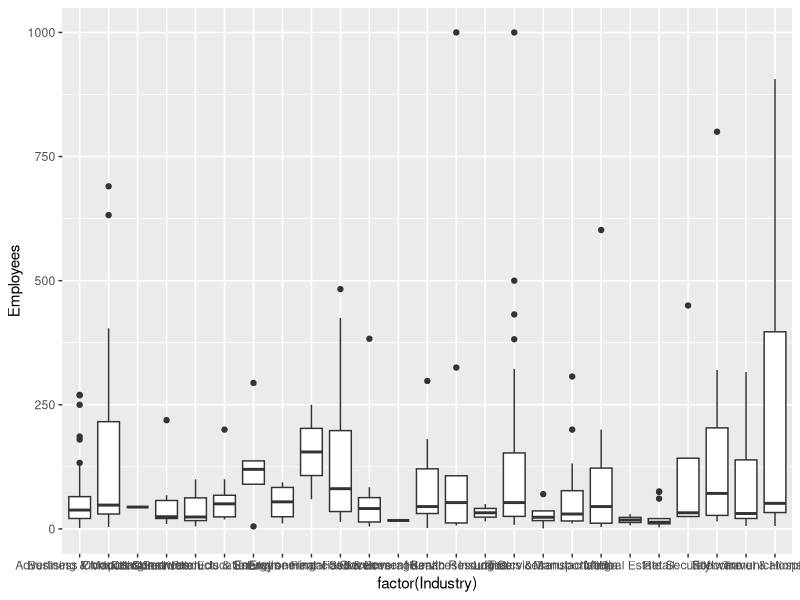
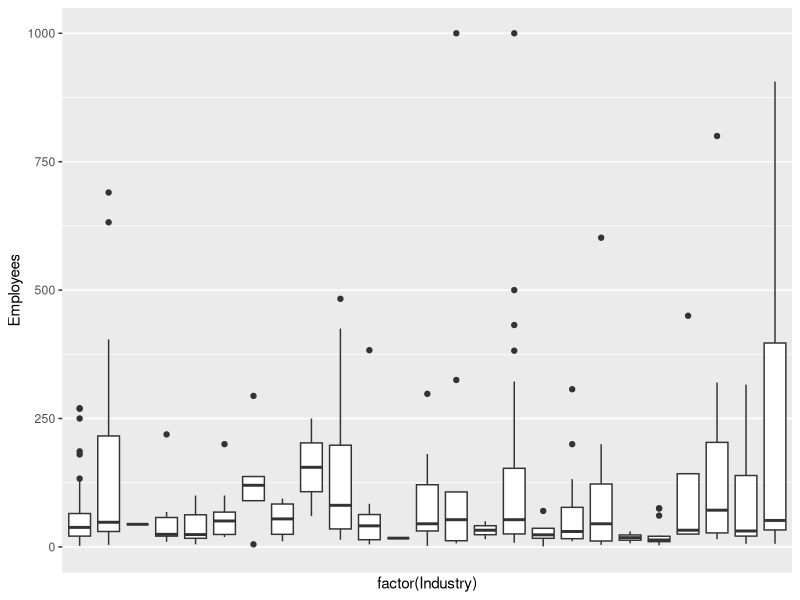
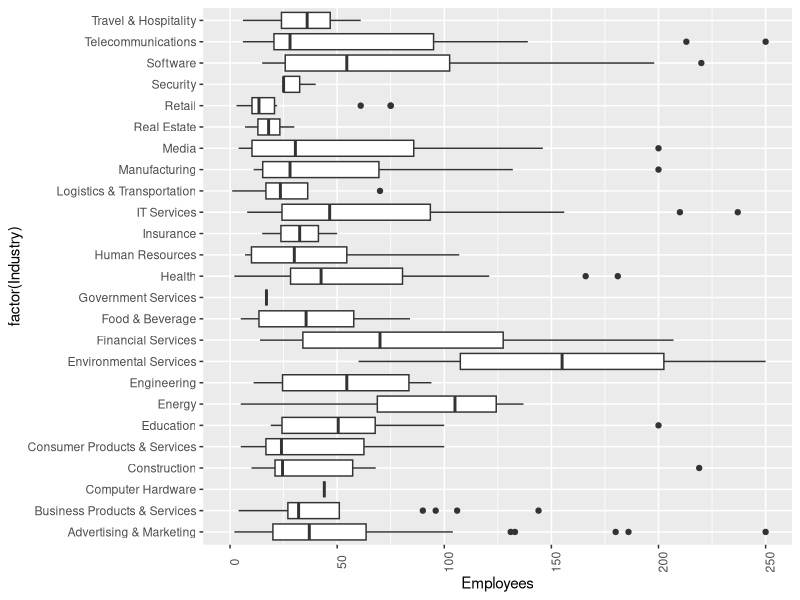

Write R code to recreate these figures, in order.
library(ggplot2)
library(dplyr)


data <- read.csv('data/inc5000_data.csv')

#Question 1

state_summary <- count(data, State)

state_summary <- arrange(state_summary, desc(n))

state_plot <- ggplot(data=state_summary, aes(x = reorder(State,n), y=n)) + 
  geom_bar(stat="identity", width=.5, position = position_dodge(width=1)) + 
  coord_flip() +
  labs(title="Fastest Growing American Companies by State") + xlab("State") + ylab("Count") +
  theme(axis.ticks.y=element_blank()) 


#Question 2

ny <- subset(data,State == "NY")
ny_complete <- complete.cases(ny[,])
table(ny_complete)

ny_indus <- group_by(ny, Industry)

ny_avg_ees <- summarize(ny_indus, avg_ee = mean(Employees))

ny_bp <- ggplot(ny_indus, aes(factor(Industry), Employees))

ny_bp + geom_boxplot() + ylim(0,1000)

ny_bp + geom_boxplot() + ylim(0,1000) + scale_x_discrete(breaks=NULL)

ny_bp + geom_boxplot() + ylim(0,250) + theme(axis.text.x = element_text(angle=90)) +coord_flip()

#Question 3

data_complete <- subset(data, is.na(data$Employees) == FALSE)

data_complete$revperee <- data_complete$Revenue / data_complete$Employees

industry <- group_by(data_complete, Industry)

industry_rev_per_ee <- summarize(industry, revperee = mean(revperee))

industry_plot <- ggplot(data=industry_rev_per_ee, aes(x=Industry, y=revperee)) +
                  geom_bar(stat="identity")